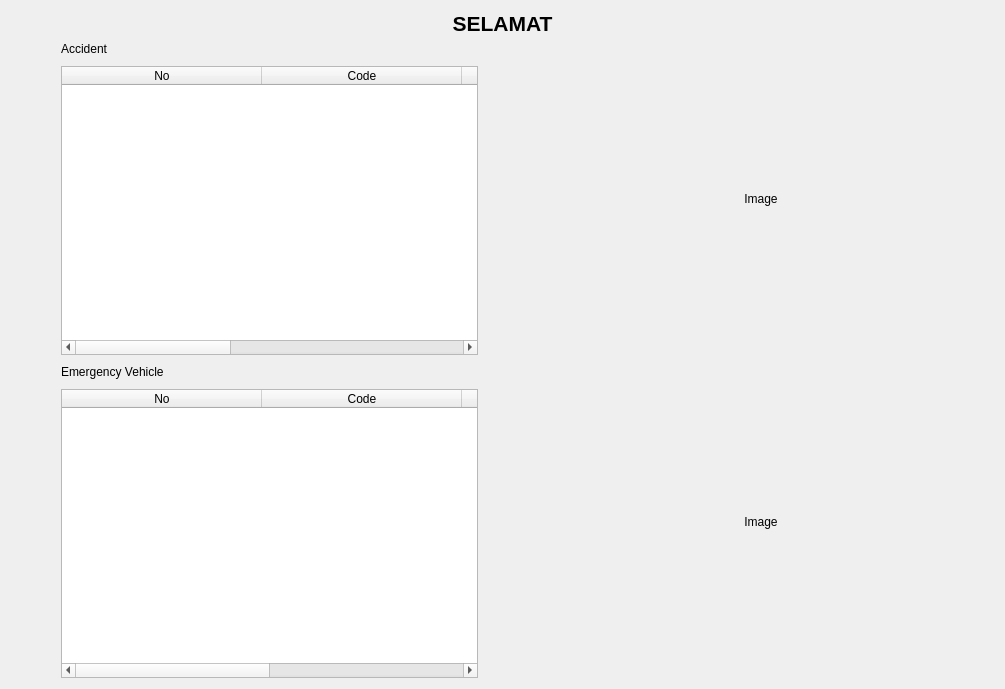
<?xml version="1.0" encoding="UTF-8"?>
<ui version="4.0">
 <class>Dialog</class>
 <widget class="QDialog" name="Dialog">
  <property name="geometry">
   <rect>
    <x>0</x>
    <y>0</y>
    <width>1005</width>
    <height>689</height>
   </rect>
  </property>
  <property name="windowTitle">
   <string>Dialog</string>
  </property>
  <layout class="QVBoxLayout" name="verticalLayout_3">
   <item>
    <layout class="QHBoxLayout" name="horizontalLayout_2" stretch="0,0,0">
     <property name="spacing">
      <number>0</number>
     </property>
     <item>
      <widget class="ClickableLabel" name="alert2">
       <property name="text">
        <string/>
       </property>
       <property name="pixmap">
        <pixmap>green.png</pixmap>
       </property>
       <property name="alignment">
        <set>Qt::AlignLeading|Qt::AlignLeft|Qt::AlignVCenter</set>
       </property>
      </widget>
     </item>
     <item>
      <widget class="QLabel" name="SystemName">
       <property name="text">
        <string>&lt;html&gt;&lt;head/&gt;&lt;body&gt;&lt;p&gt;&lt;span style=&quot; font-size:16pt; font-weight:600;&quot;&gt;SELAMAT&lt;/span&gt;&lt;/p&gt;&lt;/body&gt;&lt;/html&gt;</string>
       </property>
       <property name="alignment">
        <set>Qt::AlignCenter</set>
       </property>
      </widget>
     </item>
     <item>
      <widget class="ClickableLabel" name="alert1">
       <property name="text">
        <string/>
       </property>
       <property name="pixmap">
        <pixmap>green.png</pixmap>
       </property>
       <property name="alignment">
        <set>Qt::AlignRight|Qt::AlignTrailing|Qt::AlignVCenter</set>
       </property>
      </widget>
     </item>
    </layout>
   </item>
   <item>
    <layout class="QHBoxLayout" name="horizontalLayout" stretch="1,1">
     <property name="spacing">
      <number>50</number>
     </property>
     <item>
      <layout class="QVBoxLayout" name="verticalLayout">
       <property name="spacing">
        <number>10</number>
       </property>
       <property name="leftMargin">
        <number>50</number>
       </property>
       <item>
        <widget class="QLabel" name="accident_title">
         <property name="text">
          <string>&lt;html&gt;&lt;head/&gt;&lt;body&gt;&lt;p&gt;&lt;span style=&quot; font-size:9pt;&quot;&gt;Accident&lt;/span&gt;&lt;/p&gt;&lt;/body&gt;&lt;/html&gt;</string>
         </property>
        </widget>
       </item>
       <item>
        <widget class="QTableWidget" name="accident_table">
         <property name="sizeAdjustPolicy">
          <enum>QAbstractScrollArea::AdjustToContents</enum>
         </property>
         <property name="rowCount">
          <number>0</number>
         </property>
         <property name="columnCount">
          <number>5</number>
         </property>
         <attribute name="horizontalHeaderVisible">
          <bool>true</bool>
         </attribute>
         <attribute name="horizontalHeaderCascadingSectionResizes">
          <bool>false</bool>
         </attribute>
         <attribute name="horizontalHeaderDefaultSectionSize">
          <number>200</number>
         </attribute>
         <attribute name="horizontalHeaderStretchLastSection">
          <bool>true</bool>
         </attribute>
         <column>
          <property name="text">
           <string>No</string>
          </property>
         </column>
         <column>
          <property name="text">
           <string>Code</string>
          </property>
         </column>
         <column>
          <property name="text">
           <string>Location</string>
          </property>
         </column>
         <column>
          <property name="text">
           <string>Time</string>
          </property>
         </column>
         <column>
          <property name="text">
           <string>Severity</string>
          </property>
         </column>
        </widget>
       </item>
       <item>
        <widget class="QLabel" name="ev_title">
         <property name="text">
          <string>&lt;html&gt;&lt;head/&gt;&lt;body&gt;&lt;p&gt;&lt;span style=&quot; font-size:9pt;&quot;&gt;Emergency Vehicle&lt;/span&gt;&lt;/p&gt;&lt;/body&gt;&lt;/html&gt;</string>
         </property>
        </widget>
       </item>
       <item>
        <widget class="QTableWidget" name="ev_table">
         <property name="enabled">
          <bool>true</bool>
         </property>
         <property name="sizeAdjustPolicy">
          <enum>QAbstractScrollArea::AdjustToContentsOnFirstShow</enum>
         </property>
         <attribute name="horizontalHeaderVisible">
          <bool>true</bool>
         </attribute>
         <attribute name="horizontalHeaderCascadingSectionResizes">
          <bool>false</bool>
         </attribute>
         <attribute name="horizontalHeaderDefaultSectionSize">
          <number>200</number>
         </attribute>
         <attribute name="horizontalHeaderShowSortIndicator" stdset="0">
          <bool>false</bool>
         </attribute>
         <attribute name="horizontalHeaderStretchLastSection">
          <bool>true</bool>
         </attribute>
         <column>
          <property name="text">
           <string>No</string>
          </property>
         </column>
         <column>
          <property name="text">
           <string>Code</string>
          </property>
         </column>
         <column>
          <property name="text">
           <string>Vehicle</string>
          </property>
         </column>
         <column>
          <property name="text">
           <string>E.V. Time of Arrival</string>
          </property>
         </column>
        </widget>
       </item>
      </layout>
     </item>
     <item>
      <layout class="QVBoxLayout" name="verticalLayout_2" stretch="5,5">
       <property name="spacing">
        <number>10</number>
       </property>
       <item>
        <widget class="QLabel" name="traffic_img">
         <property name="text">
          <string>Image</string>
         </property>
         <property name="alignment">
          <set>Qt::AlignCenter</set>
         </property>
        </widget>
       </item>
       <item>
        <widget class="QLabel" name="crash_img">
         <property name="text">
          <string>Image</string>
         </property>
         <property name="alignment">
          <set>Qt::AlignCenter</set>
         </property>
        </widget>
       </item>
      </layout>
     </item>
    </layout>
   </item>
  </layout>
 </widget>
 <customwidgets>
  <customwidget>
   <class>ClickableLabel</class>
   <extends>QLabel</extends>
   <header>clickablelabel.h</header>
  </customwidget>
 </customwidgets>
 <resources/>
 <connections/>
</ui>
